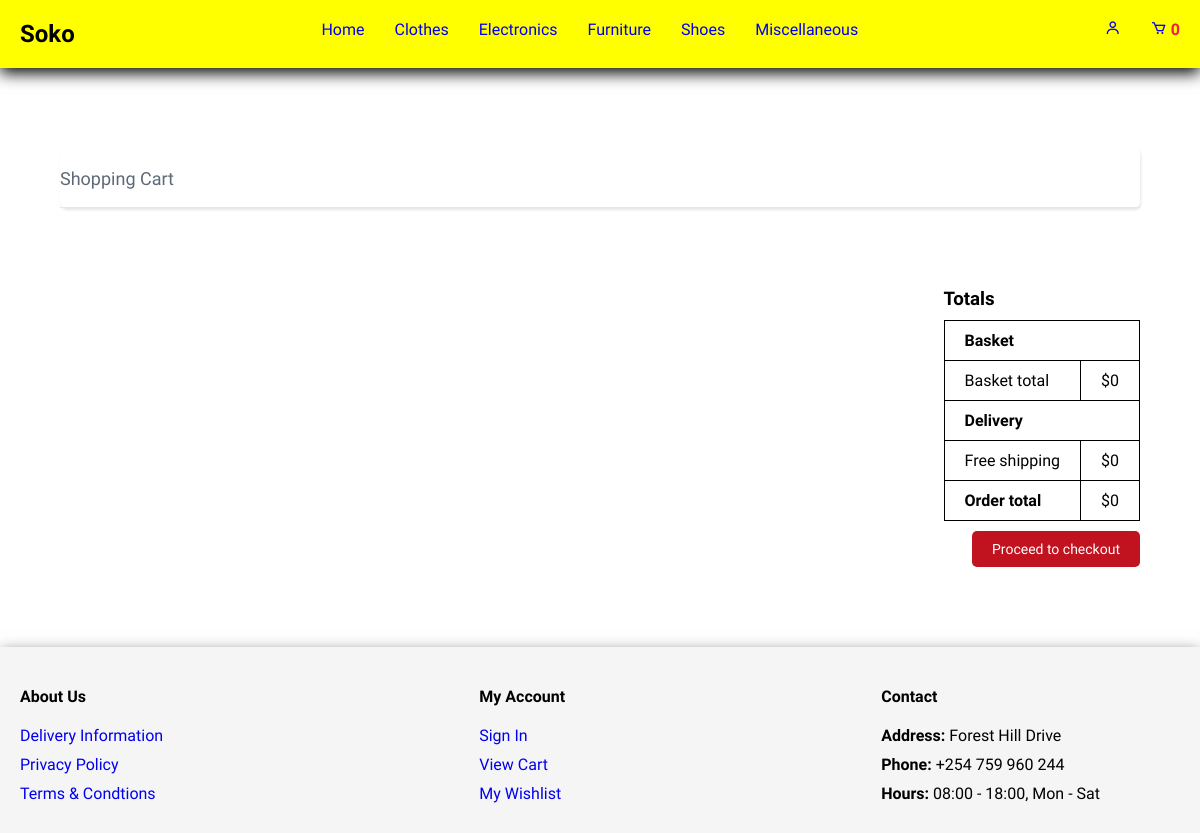
Page /cart/ on the committed database.
### soko/models.py (models this page shows, shortened)
class Category(models.Model):
    id = models.IntegerField(primary_key=True)
    name = models.CharField(max_length=100)
    image = models.URLField()
    creationAt = models.DateTimeField()
    updatedAt = models.DateTimeField()
    slug = models.SlugField(max_length=255, unique=True)
    class Meta:
        verbose_name_plural = 'categories'
    def get_absolute_url(self):
        return reverse('soko:category_list', args=[self.id])

### cart/views.py (the view)
# urls.py: path('', views.cart_summary, name="cart_summary"),
def cart_summary(request):
    cart = Cart(request)
    context = {
        'cart': cart
    }
    return render(request, "soko/cart_summary.html", context)

### cart/cart.py (called while the page is built)
    def __len__(self):
        return sum(item['qty'] for item in self.cart.values())

    def get_total_price(self):
        return sum(Decimal(item['price']) * item['qty'] for item in self.cart.values())

### cart/context_processors.py (called while the page is built)
def cart(request):
    return {'cart': Cart(request)}

### soko/context_processors.py (called while the page is built)
def categories(request):
    categories = Category.objects.all()
    context = {
        'categories': categories
    }
    return context

### templates/soko/cart_summary.html (shortened to what this page needs)
{% extends 'partials/base.html' %}
{% load static %}
{% load custom_filters %}
{% block content %}
<div class="cart-container">
  <div class="shopping-cart">
    <div class="title">
        Shopping Cart
    </div>
  </div>
  <div class="totals">
    <div class="cart-totals">
        <div class="sub-header">
          <h3>Totals</h3>
        </div>
        <table>
          <tr>
            <th colspan="2">Basket</th>
          </tr>
          <tr>
            <td>Basket total</td>
            <td>$<span id="sub-total-price-sum">{{ cart.get_total_price }}</span></td>
          </tr>
          <tr>
            <th colspan="2">Delivery</th>
          </tr>
          <tr>
            <td>Free shipping</td>
            <td>$0</td>
          </tr>
          <tr>
            <th>Order total</th>
            <td>$<span id="total-price-sum">{{ cart.get_total_price }}</span></td>
          </tr>
        </table>
        <div class="checkout-btn">
          <button>Proceed to checkout</button>
        </div>
    </div>
  </div>
</div>
{% endblock content %}

### templates/partials/base.html (shortened to what this page needs)
{% load static %}
<!DOCTYPE html>
<html lang="en">
<head>
    <link href='https://unpkg.com/boxicons@2.1.4/css/boxicons.min.css' rel='stylesheet'>
    <link rel="stylesheet" href="{% static 'assets/css/style.css' %}">
</head>
<body>
    <header class="header">
        <h2>Soko</h2>
        <div>
            <ul class="navbar">
                <li><a class="active" href="{% url 'soko:index' %}">Home</a></li>
                {% for c in categories %}
                <li><a href="{{ c.get_absolute_url }}">{{ c.name|title }}</title></a></li>
                {% endfor %}
            </ul>
        </div>
        <div class="icons">
            <a href="#"><i class='bx bx-user'></i></a>
            <a href="{% url 'cart:cart_summary' %}">
                <i class='bx bx-cart'></i>
                {% with total_qty=cart|length %}
                    <span id="cart-qty">
                        {% if total_qty > 0 %}
                            {{ total_qty }}
                        {% else %}
                            0
                        {% endif %}
                    </span>
                {% endwith %}
            </a>
        </div>
    </header>
    {% block content %}
    {% endblock content %}
    <footer class="footer">
        <div class="col">
            <h4>About Us</h4>
            <a href="#">Delivery Information</a>
            <a href="#">Privacy Policy</a>
            <a href="#">Terms & Condtions</a>
        </div>
        <div class="col">
            <h4>My Account</h4>
            <a href="#">Sign In</a>
            <a href="#">View Cart</a>
            <a href="#">My Wishlist</a>
        </div>
        <div class="col">
            <h4>Contact</h4>
            <p><strong>Address:</strong> Forest Hill Drive</p>
            <p><strong>Phone:</strong> +254 759 960 244</p>
            <p><strong>Hours:</strong> 08:00 - 18:00, Mon - Sat</p>
            </div>
    </footer>
</body>
</html>

### static/assets/css/style.css (style rules this page uses)
* { margin: 0; padding: 0; box-sizing: border-box; font-family: 'Spartan', sans-serif; }
.header { display: flex; justify-content: space-between; background-color: yellow; box-shadow: 0px 5px 15px rgb(0, 0, 0.06); z-index: 999; position: sticky; top: 0; left: 0; padding: 20px 20px; }
.navbar { display: flex; align-items: center; justify-content: center; }
.navbar li { list-style: none; }
.navbar li:not(:last-child) { margin-right: 30px; }
.navbar li a { text-decoration: none; }
.icons { display: flex; }
.icons a:not(:last-child) { margin-right: 30px; }
.icons a { text-decoration: none; }
.icons span { color: #ee1c47; font-weight: 600; }
.footer { display: flex; justify-content: space-between; background-color: #F5F5F5; padding: 20px 100px 20px 20px; box-shadow: 0px 5px 15px rgb(105,105,105); margin-top: 50px; }
.col { display: flex; flex-direction: column; }
.col h4 { margin-bottom: 20px; margin-top: 20px; }
.col p { margin-bottom: 10px; }
.col a { text-decoration: none; margin-bottom: 10px; }
.shopping-cart { width: 90%; height: auto; margin: 80px auto; background: #FFFFFF; box-shadow: 1px 2px 3px 0px rgba(0, 0, 0, 0.10); border-radius: 6px; display: flex; flex-direction: column; }
.title { height: 60px; border-bottom: 1px solid #E1E8EE; padding: 20px 0px; color: #5e6977; font-size: 18px; font-weight: 400; }
.totals { display: flex; flex-wrap: wrap; justify-content: flex-end; width: 90%; margin: 80px auto; }
.cart-totals :not(:last-child) { margin-bottom: 10px; }
.checkout-btn { display: flex; justify-content: flex-end; }
table { border-collapse: collapse; text-align: left; }
th, td { border: 1px solid black; padding: 10px 20px; }
th { width: auto; }
button { padding: 10px 20px; background-color: #c1121f; color: #fff; border: none; border-radius: 5px; cursor: pointer; font-size: 14px; }

### rows in the picture
Category: name "Clothes"
Category: name "Electronics"
Category: name "Furniture"
Category: name "Shoes"
Category: name "Miscellaneous"

### other values in the picture
{{ cart.get_total_price }} "0"
